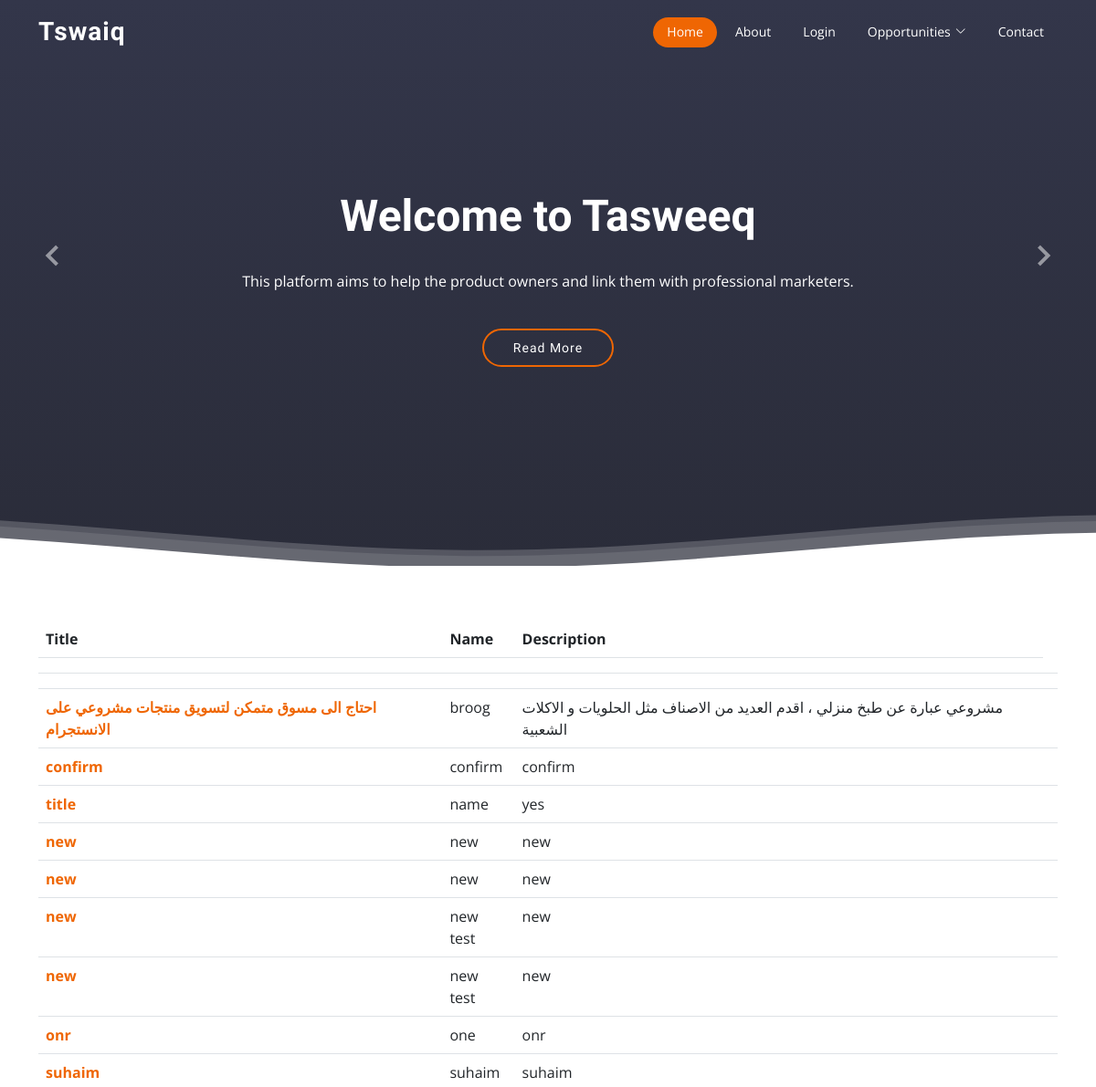
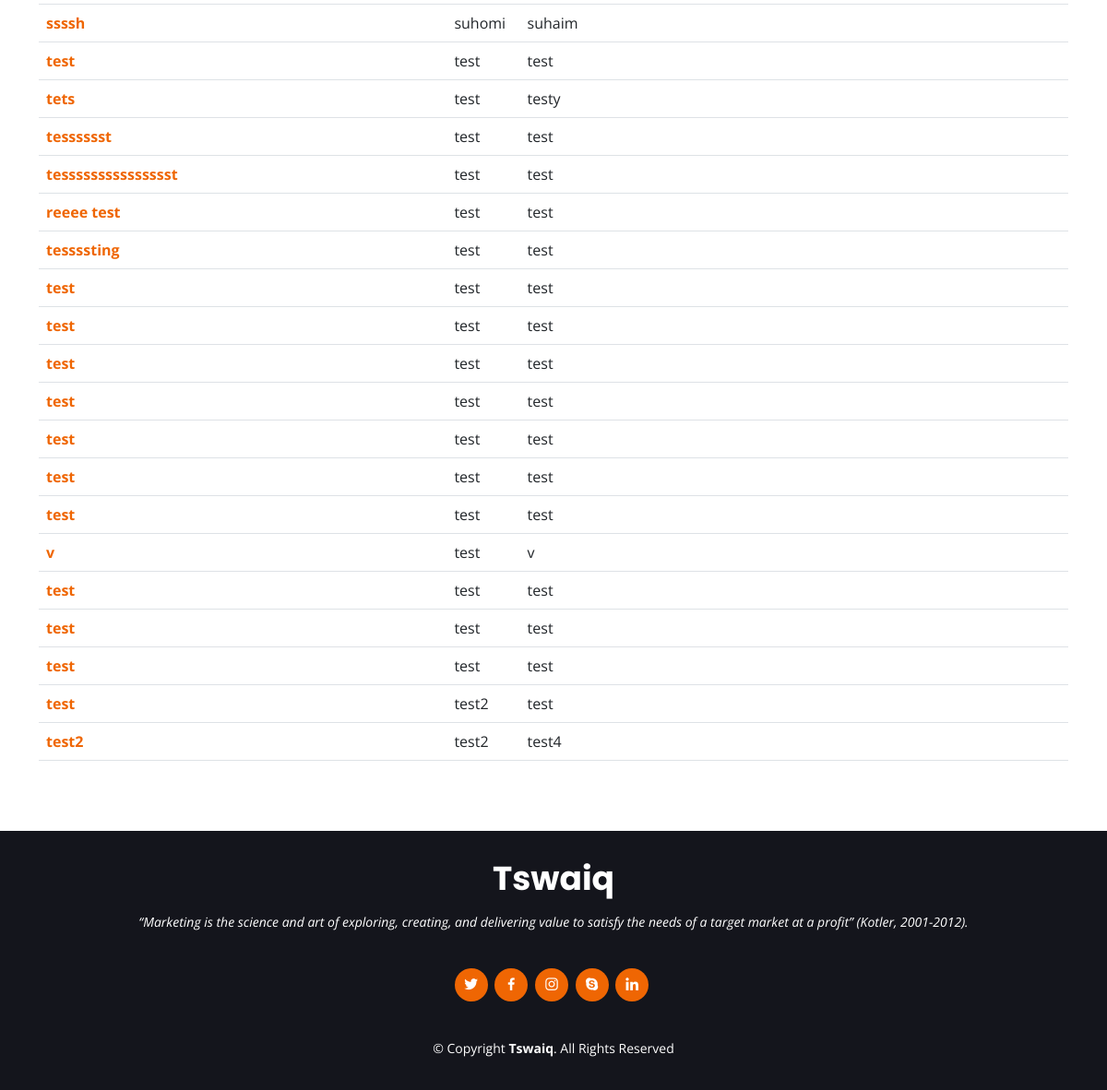
The page /all-requests/ on the database its author committed (2 pictures, top to bottom).
### marketer/models.py (models this page shows)
class Request (models.Model):
    title = models.CharField(max_length=1024)
    name = models.CharField(max_length=1024)
    description = models.TextField()
    image = models.ImageField(upload_to="images/")

### marketer/views.py (the view)
# urls.py: path("all-requests/", views.list_chances, name="all-requests"),
def list_chances (request : HttpRequest):
    req = Request.objects.all().order_by("name") #to order by name
    return render(request, "all-requests.html", {"req" : req})

### marketer/templates/all-requests.html
{% extends "base.html" %}
{% block content  %}
<section>
<div class="container">
    <table class="table">
        <thead>
        <tr>
            <th scope="col">Title</th>
            <th scope="col">Name</th>
            <th scope="col">Description</th>
        </tr>
        </thead>
        <tbody>
            {% for req in req %}
            <tr>
                <th scope="row"><a href="{% url 'marketer:request_detail' req.id %}">{{ req.title }}</a></th>
                <td>{{ req.name }}</td>
                <td>{{ req.description }}</td>
                <td>
                </td>
            </tr>
            {% endfor %}
        </tbody>
    </table>
</div>
</section>
{% endblock %}

### marketer/static/css/style.css (style rules this page uses)
body { font-family: "Open Sans", sans-serif; color: #444444; }
a { color: #ef6603; text-decoration: none; }
section { padding: 60px 0; overflow: hidden; }

### rows shown on the page
Request: title "احتاج الى مسوق متمكن لتسويق منتجات مشروعي على الانستجرام", name "broog", description "مشروعي عبارة عن طبخ منزلي ، اقدم العديد من الاصناف مثل الحلويات و الاكلات الشعبية"
Request: title "confirm", name "confirm", description "confirm"
Request: title "title", name "name", description "yes"
Request: title "new", name "new", description "new"
Request: title "new", name "new", description "new"
Request: title "new", name "new test", description "new"
Request: title "new", name "new test", description "new"
Request: title "onr", name "one", description "onr"
Request: title "suhaim", name "suhaim", description "suhaim"
Request: title "ssssh", name "suhomi", description "suhaim"
Request: title "test", name "test", description "test"
Request: title "tets", name "test", description "testy"
Request: title "tesssssst", name "test", description "test"
Request: title "tessssssssssssssst", name "test", description "test"
Request: title "reeee test", name "test", description "test"
Request: title "tessssting", name "test", description "test"
Request: title "test", name "test", description "test"
Request: title "test", name "test", description "test"
Request: title "test", name "test", description "test"
Request: title "test", name "test", description "test"
Request: title "test", name "test", description "test"
Request: title "test", name "test", description "test"
Request: title "test", name "test", description "test"
Request: title "v", name "test", description "v"
Request: title "test", name "test", description "test"
Request: title "test", name "test", description "test"
Request: title "test", name "test", description "test"
Request: title "test", name "test2", description "test"
Request: title "test2", name "test2", description "test4"
